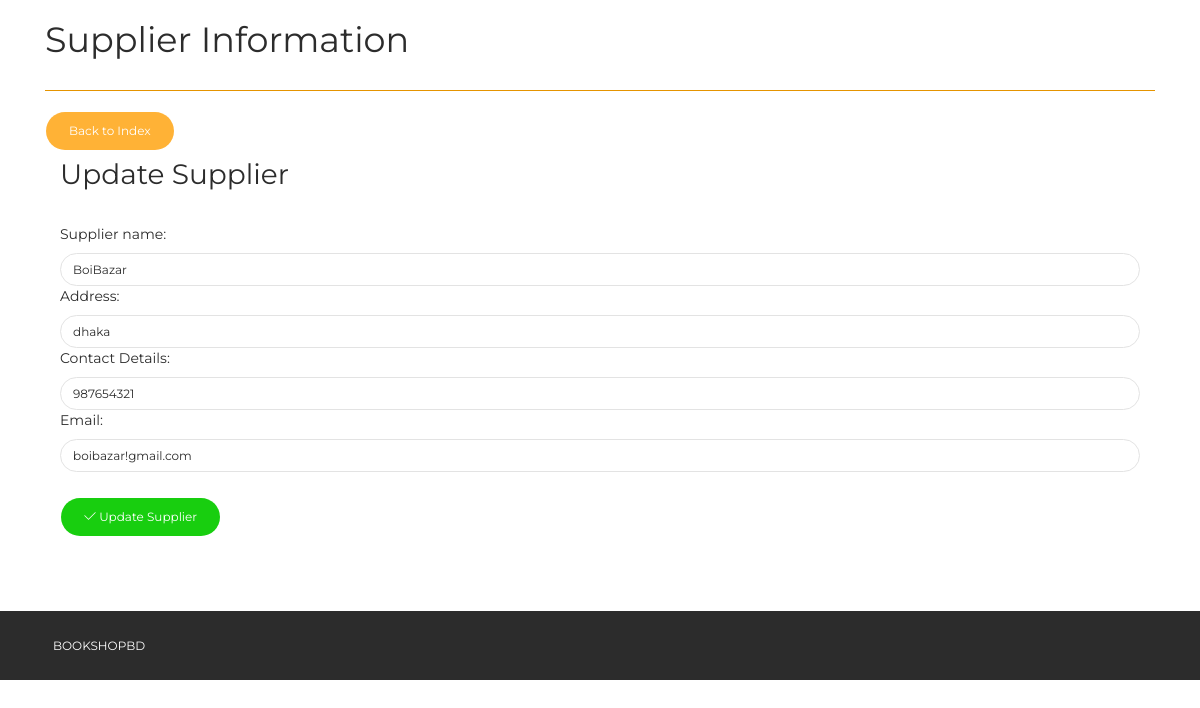
The page /pages/supplier_update.php?supp_id=1 on the database its author committed.
### tables this page shows
CREATE TABLE `supplier` (
  `supp_id` int(11) NOT NULL,
  `supp_name` varchar(100) NOT NULL,
  `supp_address` varchar(200) NOT NULL,
  `supp_contact` varchar(50) NOT NULL,
  `supp_email` varchar(50) NOT NULL
);

### pages/supplier_update.php (the view, shortened to what this page needs)
<?php
include("../config/dbconn.php");
?>
<?php
$id=isset($_GET['supp_id']) ? $_GET['supp_id'] : die('ERROR: Record ID not found.');
$result = mysqli_query($dbconn, "SELECT * FROM supplier WHERE supp_id=$id");
while($res = mysqli_fetch_array($result))
{
    $supp_name = $res['supp_name'];
    $supp_address = $res['supp_address'];
    $supp_contact = $res['supp_contact'];
    $supp_email = $res['supp_email'];
}
?>
<!DOCTYPE html>
<html lang="en">
<head>
    <link rel="stylesheet" href="https://maxcdn.bootstrapcdn.com/font-awesome/latest/css/font-awesome.min.css" />
    <link href="../assets/css/bootstrap.min.css" rel="stylesheet" />
    <link href="../assets/css/now-ui-kit.css?v=1.1.0" rel="stylesheet" />
    <link href="../assets/css/demo.css" rel="stylesheet" />
</head>
<body class="index-page sidebar-collapse">
    <div class="wrapper">
<br>
        <div class="main">
            <div class="section section-basic">
                <div class="container">
                      <h2>Supplier Information</h2>
                      <hr color="orange">
                      <a href='admin_panel.php' class='btn btn-warning btn-round'>Back to Index</a>
                <br>
                <div class="col-md-12">
    <div class="panel panel-success panel-size-custom">
  <div class="panel-heading"><h3>Update Supplier</h3></div>
  <div class="panel-body">
    <form action="supplier_update.php" method="post">
        <div class="form group">
            <label for="supp_name">Supplier name:</label>
            <input type="text" class="form-control" id="supp_name" name="supp_name" value="<?php echo $supp_name;?>">
            <label for="supp_address">Address:</label>
            <input type="text" class="form-control" id="supp_address" name="supp_address" value="<?php echo $supp_address;?>">
            <label for="supp_contact">Contact Details:</label>
            <input type="text" class="form-control" id="supp_contact" name="supp_contact" value="<?php echo $supp_contact;?>">
            <label for="supp_email">Email:</label>
            <input type="text" class="form-control" id="supp_email" name="supp_email" value="<?php echo $supp_email;?>">
                </div>
             </div>
            </div>
            <br>
            <div class="form group">
                <button type="submit" class="btn btn-success btn-round" id="submit" name="update">
                    <i class="now-ui-icons ui-1_check"></i> Update Supplier
                </button>
            </div>
  </div>
</div>
</div>
<footer class="footer" data-background-color="black">
            <div class="container">
                <nav>
                    <ul>
                        <li>
                            <a href="" target="_blank">
                               BOOKSHOPBD
                            </a>
                        </li>
                    </ul>
                </nav>
            </div>
        </footer>
    </div>
</body>
</html>

### assets/css/demo.css (style rules this page uses)
.section-basic { padding-top: 0; }

### rows shown on the page
supplier: supp_name "BoiBazar", supp_address "dhaka", supp_contact "987654321", supp_email "boibazar!gmail.com"
